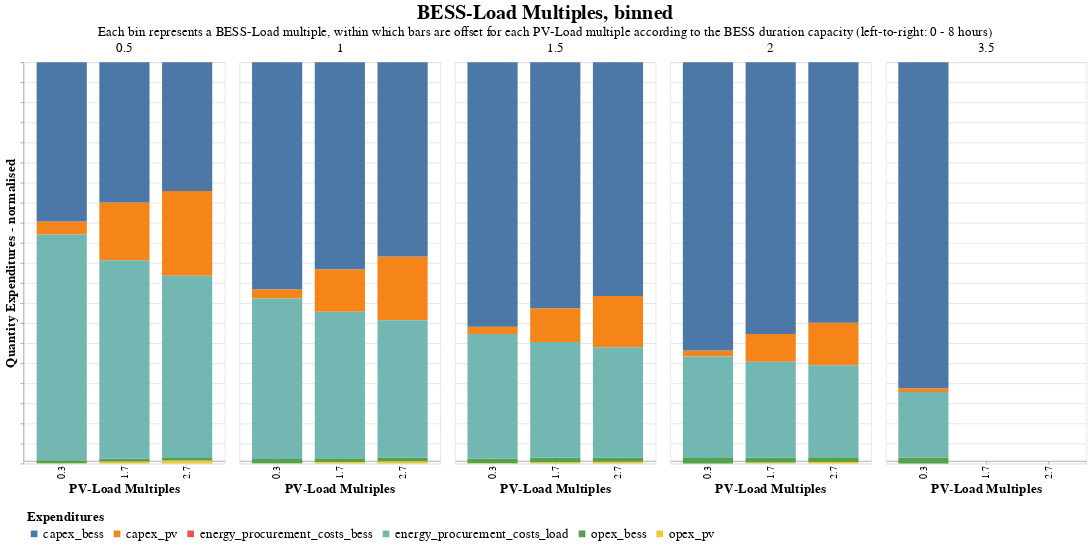

Notebook code cell kept with this figure:
### Code cell
# Select only the columns of interest
columns_of_interest = ['PV_Load_M', 'BESS_Load_M', 'T_BESS', 'capex_pv', 'capex_bess', 'opex_pv', 'opex_bess', 'energy_procurement_costs_load', 'energy_procurement_costs_bess']
subset_data = results_env[columns_of_interest]

# Melt the DataFrame to long format
melted_data = subset_data.melt(id_vars=['PV_Load_M', 'BESS_Load_M', 'T_BESS'], var_name='source', value_name='value')

# Plot stacked bar chart
quant= alt.Chart(
    melted_data,
    title= alt.TitleParams(
        text= 'BESS-Load Multiples, binned',
        subtitle= 'Each bin represents a BESS-Load multiple, within which bars are offset for each PV-Load multiple according to the BESS duration capacity (left-to-right: 0 - 8 hours)',
        anchor= 'middle',
        fontSize= 30,
        subtitleFontSize= 20
    )
).mark_bar().encode(
    x=alt.X('PV_Load_M:O', title='PV-Load Multiples', axis=alt.Axis(offset= -5)),
    #x2=alt.X2('PV_Load_M:O', title='PV-Load Multiple'),# axis=alt.Axis(offset=-5)),
    #x=alt.X('T_BESS:N', title= 'BESS Duration', axis= alt.Axis(offset= -5)),
    xOffset= 'T_BESS:N',
    y=alt.Y('sum(value):Q', title='Quantity Expenditures - normalised', axis= alt.Axis(labels= False)).stack('normalize'),
    color=alt.Color('source:N', legend= alt.Legend(title= 'Expenditures')),
    column= alt.Column('BESS_Load_M:N', title= '', header= alt.Header(labelFontSize= 20)),
    tooltip=['PV_Load_M', 'BESS_Load_M', 'T_BESS', 'source', 'value'],
    #size= alt.Size('T_BESS:Q').scale(domain= (-0.1, 2)),
    
).properties(
    width=300,
    height=600
).configure_axis(
    labelFontSize= 15,
    titleFontSize= 20,
).configure_legend(
    labelFontSize= 20,
    titleFontSize= 20,
    labelLimit= 400,
    orient= 'bottom',
    padding= 5
)
# num= alt.Chart(melted_data).mark_bar().encode(
#     x=alt.X('PV_Load_M:O', title='PV-Load Multiple', axis=alt.Axis(offset=-5)),
#     y=alt.Y('sum(value):Q', title='Quantity'),
#     color='source:N',
#     column= alt.Column('BESS_Load_M:N', title= 'BESS-Load Multiple, binned'),
#     tooltip=['PV_Load_M', 'BESS_Load_M', 'source', 'value'],
#     size= alt.Size('T_BESS:N').scale(domain= (-0.1, 2))
# ).properties(
#     width=300,
#     height=600
# )

quant

### Figure 1 — Vega-Lite specification as saved in the notebook (floating-point values rounded to 4 significant figures)
{"config": {"view": {"continuousWidth": 300, "continuousHeight": 300}, "axis": {"labelFontSize": 15, "titleFontSize": 20}, "legend": {"labelFontSize": 20, "labelLimit": 400, "orient": "bottom", "padding": 5, "titleFontSize": 20}}, "data": {"name": "data-32ed48acaf70348d171fb88511ab7bde"}, "mark": {"type": "bar"}, "encoding": {"color": {"field": "source", "legend": {"title": "Expenditures"}, "type": "nominal"}, "column": {"field": "BESS_Load_M", "header": {"labelFontSize": 20}, "title": "", "type": "nominal"}, "tooltip": [{"field": "PV_Load_M", "type": "quantitative"}, {"field": "BESS_Load_M", "type": "quantitative"}, {"field": "T_BESS", "type": "quantitative"}, {"field": "source", "type": "nominal"}, {"field": "value", "type": "quantitative"}], "x": {"axis": {"offset": -5}, "field": "PV_Load_M", "title": "PV-Load Multiples", "type": "ordinal"}, "xOffset": {"field": "T_BESS", "type": "nominal"}, "y": {"aggregate": "sum", "axis": {"labels": false}, "field": "value", "stack": "normalize", "title": "Quantity Expenditures - normalised", "type": "quantitative"}}, "height": 600, "title": {"text": "BESS-Load Multiples, binned", "anchor": "middle", "fontSize": 30, "subtitle": "Each bin represents a BESS-Load multiple, within which bars are offset for each PV-Load multiple according to the BESS duration capacity (left-to-right: 0 - 8 hours)", "subtitleFontSize": 20}, "width": 300, "$schema": "https://vega.github.io/schema/vega-lite/v5.20.1.json", "datasets": {"data-32ed48acaf70348d171fb88511ab7bde": [{"PV_Load_M": 0.3, "BESS_Load_M": 0.5, "T_BESS": 2.0, "source": "capex_pv", "value": 80000.0}, {"PV_Load_M": 0.3, "BESS_Load_M": 1.0, "T_BESS": 2.0, "source": "capex_pv", "value": 80000.0}, {"PV_Load_M": 0.3, "BESS_Load_M": 1.5, "T_BESS": 2.0, "source": "capex_pv", "value": 80000.0}, {"PV_Load_M": 0.3, "BESS_Load_M": 2.0, "T_BESS": 2.0, "source": "capex_pv", "value": 80000.0}, {"PV_Load_M": 0.3, "BESS_Load_M": 3.5, "T_BESS": 2.0, "source": "capex_pv", "value": 80000.0}, {"PV_Load_M": 1.7, "BESS_Load_M": 0.5, "T_BESS": 2.0, "source": "capex_pv", "value": 400000.0}, {"PV_Load_M": 1.7, "BESS_Load_M": 1.0, "T_BESS": 2.0, "source": "capex_pv", "value": 400000.0}, {"PV_Load_M": 1.7, "BESS_Load_M": 1.5, "T_BESS": 2.0, "source": "capex_pv", "value": 400000.0}, {"PV_Load_M": 1.7, "BESS_Load_M": 2.0, "T_BESS": 2.0, "source": "capex_pv", "value": 400000.0}, {"PV_Load_M": 2.7, "BESS_Load_M": 0.5, "T_BESS": 2.0, "source": "capex_pv", "value": 640000.0}, {"PV_Load_M": 2.7, "BESS_Load_M": 1.0, "T_BESS": 2.0, "source": "capex_pv", "value": 640000.0}, {"PV_Load_M": 2.7, "BESS_Load_M": 1.5, "T_BESS": 2.0, "source": "capex_pv", "value": 640000.0}, {"PV_Load_M": 2.7, "BESS_Load_M": 2.0, "T_BESS": 2.0, "source": "capex_pv", "value": 640000.0}, {"PV_Load_M": 0.3, "BESS_Load_M": 0.5, "T_BESS": 2.0, "source": "capex_bess", "value": 975000.0}, {"PV_Load_M": 0.3, "BESS_Load_M": 1.0, "T_BESS": 2.0, "source": "capex_bess", "value": 1950000.0}, {"PV_Load_M": 0.3, "BESS_Load_M": 1.5, "T_BESS": 2.0, "source": "capex_bess", "value": 2925000.0}, {"PV_Load_M": 0.3, "BESS_Load_M": 2.0, "T_BESS": 2.0, "source": "capex_bess", "value": 3900000.0}, {"PV_Load_M": 0.3, "BESS_Load_M": 3.5, "T_BESS": 2.0, "source": "capex_bess", "value": 6825000.0}, {"PV_Load_M": 1.7, "BESS_Load_M": 0.5, "T_BESS": 2.0, "source": "capex_bess", "value": 975000.0}, {"PV_Load_M": 1.7, "BESS_Load_M": 1.0, "T_BESS": 2.0, "source": "capex_bess", "value": 1950000.0}, {"PV_Load_M": 1.7, "BESS_Load_M": 1.5, "T_BESS": 2.0, "source": "capex_bess", "value": 2925000.0}, {"PV_Load_M": 1.7, "BESS_Load_M": 2.0, "T_BESS": 2.0, "source": "capex_bess", "value": 3900000.0}, {"PV_Load_M": 2.7, "BESS_Load_M": 0.5, "T_BESS": 2.0, "source": "capex_bess", "value": 975000.0}, {"PV_Load_M": 2.7, "BESS_Load_M": 1.0, "T_BESS": 2.0, "source": "capex_bess", "value": 1950000.0}, {"PV_Load_M": 2.7, "BESS_Load_M": 1.5, "T_BESS": 2.0, "source": "capex_bess", "value": 2925000.0}, {"PV_Load_M": 2.7, "BESS_Load_M": 2.0, "T_BESS": 2.0, "source": "capex_bess", "value": 3900000.0}, {"PV_Load_M": 0.3, "BESS_Load_M": 0.5, "T_BESS": 2.0, "source": "opex_pv", "value": 3000.0}, {"PV_Load_M": 0.3, "BESS_Load_M": 1.0, "T_BESS": 2.0, "source": "opex_pv", "value": 3000.0}, {"PV_Load_M": 0.3, "BESS_Load_M": 1.5, "T_BESS": 2.0, "source": "opex_pv", "value": 3000.0}, {"PV_Load_M": 0.3, "BESS_Load_M": 2.0, "T_BESS": 2.0, "source": "opex_pv", "value": 3000.0}, {"PV_Load_M": 0.3, "BESS_Load_M": 3.5, "T_BESS": 2.0, "source": "opex_pv", "value": 3000.0}, {"PV_Load_M": 1.7, "BESS_Load_M": 0.5, "T_BESS": 2.0, "source": "opex_pv", "value": 15000.0}, {"PV_Load_M": 1.7, "BESS_Load_M": 1.0, "T_BESS": 2.0, "source": "opex_pv", "value": 15000.0}, {"PV_Load_M": 1.7, "BESS_Load_M": 1.5, "T_BESS": 2.0, "source": "opex_pv", "value": 15000.0}, {"PV_Load_M": 1.7, "BESS_Load_M": 2.0, "T_BESS": 2.0, "source": "opex_pv", "value": 15000.0}, {"PV_Load_M": 2.7, "BESS_Load_M": 0.5, "T_BESS": 2.0, "source": "opex_pv", "value": 24000.0}, {"PV_Load_M": 2.7, "BESS_Load_M": 1.0, "T_BESS": 2.0, "source": "opex_pv", "value": 24000.0}, {"PV_Load_M": 2.7, "BESS_Load_M": 1.5, "T_BESS": 2.0, "source": "opex_pv", "value": 24000.0}, {"PV_Load_M": 2.7, "BESS_Load_M": 2.0, "T_BESS": 2.0, "source": "opex_pv", "value": 24000.0}, {"PV_Load_M": 0.3, "BESS_Load_M": 0.5, "T_BESS": 2.0, "source": "opex_bess", "value": 18000.0}, {"PV_Load_M": 0.3, "BESS_Load_M": 1.0, "T_BESS": 2.0, "source": "opex_bess", "value": 36000.0}, {"PV_Load_M": 0.3, "BESS_Load_M": 1.5, "T_BESS": 2.0, "source": "opex_bess", "value": 54000.0}, {"PV_Load_M": 0.3, "BESS_Load_M": 2.0, "T_BESS": 2.0, "source": "opex_bess", "value": 72000.0}, {"PV_Load_M": 0.3, "BESS_Load_M": 3.5, "T_BESS": 2.0, "source": "opex_bess", "value": 126000.0}, {"PV_Load_M": 1.7, "BESS_Load_M": 0.5, "T_BESS": 2.0, "source": "opex_bess", "value": 18000.0}, {"PV_Load_M": 1.7, "BESS_Load_M": 1.0, "T_BESS": 2.0, "source": "opex_bess", "value": 36000.0}, {"PV_Load_M": 1.7, "BESS_Load_M": 1.5, "T_BESS": 2.0, "source": "opex_bess", "value": 54000.0}, {"PV_Load_M": 1.7, "BESS_Load_M": 2.0, "T_BESS": 2.0, "source": "opex_bess", "value": 72000.0}, {"PV_Load_M": 2.7, "BESS_Load_M": 0.5, "T_BESS": 2.0, "source": "opex_bess", "value": 18000.0}, {"PV_Load_M": 2.7, "BESS_Load_M": 1.0, "T_BESS": 2.0, "source": "opex_bess", "value": 36000.0}, {"PV_Load_M": 2.7, "BESS_Load_M": 1.5, "T_BESS": 2.0, "source": "opex_bess", "value": 54000.0}, {"PV_Load_M": 2.7, "BESS_Load_M": 2.0, "T_BESS": 2.0, "source": "opex_bess", "value": 72000.0}, {"PV_Load_M": 0.3, "BESS_Load_M": 0.5, "T_BESS": 2.0, "source": "energy_procurement_costs_load", "value": 1380000.0}, {"PV_Load_M": 0.3, "BESS_Load_M": 1.0, "T_BESS": 2.0, "source": "energy_procurement_costs_load", "value": 1379000.0}, {"PV_Load_M": 0.3, "BESS_Load_M": 1.5, "T_BESS": 2.0, "source": "energy_procurement_costs_load", "value": 1377000.0}, {"PV_Load_M": 0.3, "BESS_Load_M": 2.0, "T_BESS": 2.0, "source": "energy_procurement_costs_load", "value": 1375000.0}, {"PV_Load_M": 0.3, "BESS_Load_M": 3.5, "T_BESS": 2.0, "source": "energy_procurement_costs_load", "value": 1370000.0}, {"PV_Load_M": 1.7, "BESS_Load_M": 0.5, "T_BESS": 2.0, "source": "energy_procurement_costs_load", "value": 1380000.0}, {"PV_Load_M": 1.7, "BESS_Load_M": 1.0, "T_BESS": 2.0, "source": "energy_procurement_costs_load", "value": 1379000.0}, {"PV_Load_M": 1.7, "BESS_Load_M": 1.5, "T_BESS": 2.0, "source": "energy_procurement_costs_load", "value": 1377000.0}, {"PV_Load_M": 1.7, "BESS_Load_M": 2.0, "T_BESS": 2.0, "source": "energy_procurement_costs_load", "value": 1375000.0}, {"PV_Load_M": 2.7, "BESS_Load_M": 0.5, "T_BESS": 2.0, "source": "energy_procurement_costs_load", "value": 1380000.0}, {"PV_Load_M": 2.7, "BESS_Load_M": 1.0, "T_BESS": 2.0, "source": "energy_procurement_costs_load", "value": 1379000.0}, {"PV_Load_M": 2.7, "BESS_Load_M": 1.5, "T_BESS": 2.0, "source": "energy_procurement_costs_load", "value": 1377000.0}, {"PV_Load_M": 2.7, "BESS_Load_M": 2.0, "T_BESS": 2.0, "source": "energy_procurement_costs_load", "value": 1375000.0}, {"PV_Load_M": 0.3, "BESS_Load_M": 0.5, "T_BESS": 2.0, "source": "energy_procurement_costs_bess", "value": 0.0}, {"PV_Load_M": 0.3, "BESS_Load_M": 1.0, "T_BESS": 2.0, "source": "energy_procurement_costs_bess", "value": 0.0}, {"PV_Load_M": 0.3, "BESS_Load_M": 1.5, "T_BESS": 2.0, "source": "energy_procurement_costs_bess", "value": 0.0}, {"PV_Load_M": 0.3, "BESS_Load_M": 2.0, "T_BESS": 2.0, "source": "energy_procurement_costs_bess", "value": 0.0}, {"PV_Load_M": 0.3, "BESS_Load_M": 3.5, "T_BESS": 2.0, "source": "energy_procurement_costs_bess", "value": 0.0}, {"PV_Load_M": 1.7, "BESS_Load_M": 0.5, "T_BESS": 2.0, "source": "energy_procurement_costs_bess", "value": 0.0}, {"PV_Load_M": 1.7, "BESS_Load_M": 1.0, "T_BESS": 2.0, "source": "energy_procurement_costs_bess", "value": 0.0}, {"PV_Load_M": 1.7, "BESS_Load_M": 1.5, "T_BESS": 2.0, "source": "energy_procurement_costs_bess", "value": 0.0}, {"PV_Load_M": 1.7, "BESS_Load_M": 2.0, "T_BESS": 2.0, "source": "energy_procurement_costs_bess", "value": 0.0}, {"PV_Load_M": 2.7, "BESS_Load_M": 0.5, "T_BESS": 2.0, "source": "energy_procurement_costs_bess", "value": 0.0}, {"PV_Load_M": 2.7, "BESS_Load_M": 1.0, "T_BESS": 2.0, "source": "energy_procurement_costs_bess", "value": 0.0}, {"PV_Load_M": 2.7, "BESS_Load_M": 1.5, "T_BESS": 2.0, "source": "energy_procurement_costs_bess", "value": 0.0}, {"PV_Load_M": 2.7, "BESS_Load_M": 2.0, "T_BESS": 2.0, "source": "energy_procurement_costs_bess", "value": 0.0}]}}
